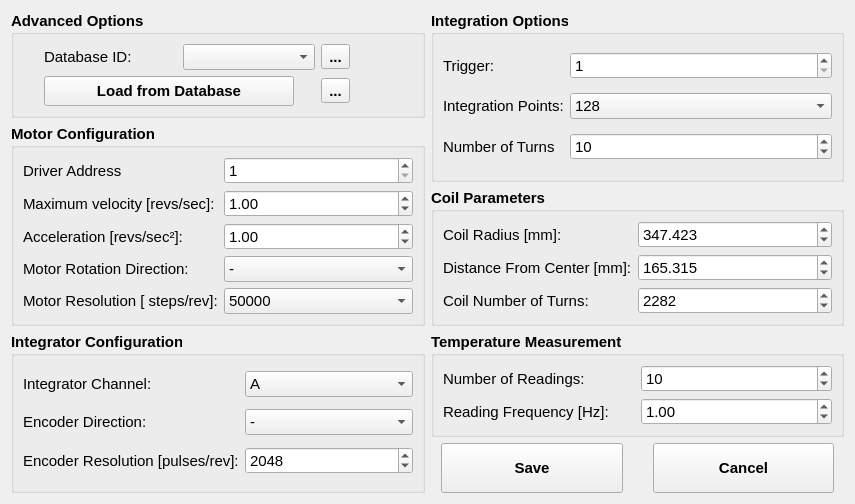
<?xml version="1.0" encoding="UTF-8"?>
<ui version="4.0">
 <class>wg_advanced_options</class>
 <widget class="QWidget" name="wg_advanced_options">
  <property name="geometry">
   <rect>
    <x>0</x>
    <y>0</y>
    <width>855</width>
    <height>498</height>
   </rect>
  </property>
  <property name="font">
   <font>
    <pointsize>11</pointsize>
   </font>
  </property>
  <property name="windowTitle">
   <string>Advanced Options</string>
  </property>
  <layout class="QGridLayout" name="gridLayout_4">
   <item row="0" column="0">
    <widget class="QGroupBox" name="gb_load">
     <property name="sizePolicy">
      <sizepolicy hsizetype="Preferred" vsizetype="Maximum">
       <horstretch>0</horstretch>
       <verstretch>0</verstretch>
      </sizepolicy>
     </property>
     <property name="font">
      <font>
       <weight>75</weight>
       <bold>true</bold>
      </font>
     </property>
     <property name="title">
      <string>Advanced Options</string>
     </property>
     <layout class="QGridLayout" name="gridLayout_10">
      <item row="2" column="0">
       <widget class="QPushButton" name="pbt_load_db">
        <property name="minimumSize">
         <size>
          <width>230</width>
          <height>30</height>
         </size>
        </property>
        <property name="maximumSize">
         <size>
          <width>250</width>
          <height>16777215</height>
         </size>
        </property>
        <property name="text">
         <string>Load from Database</string>
        </property>
       </widget>
      </item>
      <item row="0" column="0" colspan="2">
       <layout class="QHBoxLayout" name="horizontalLayout_2">
        <item>
         <widget class="QLabel" name="label_6">
          <property name="font">
           <font>
            <weight>50</weight>
            <bold>false</bold>
           </font>
          </property>
          <property name="text">
           <string>Database ID:</string>
          </property>
         </widget>
        </item>
        <item>
         <widget class="QComboBox" name="cmb_idn">
          <property name="font">
           <font>
            <weight>50</weight>
            <bold>false</bold>
           </font>
          </property>
         </widget>
        </item>
        <item>
         <widget class="QToolButton" name="tbt_update_idn">
          <property name="toolTip">
           <string>Update database IDs</string>
          </property>
          <property name="text">
           <string>...</string>
          </property>
          <property name="icon">
           <iconset>
            <normaloff>../../resources/img/refresh.svg</normaloff>../../resources/img/refresh.svg</iconset>
          </property>
          <property name="iconSize">
           <size>
            <width>24</width>
            <height>24</height>
           </size>
          </property>
         </widget>
        </item>
       </layout>
      </item>
      <item row="2" column="1">
       <widget class="QToolButton" name="tbt_save_db">
        <property name="toolTip">
         <string>Add configuration to database</string>
        </property>
        <property name="text">
         <string>...</string>
        </property>
        <property name="icon">
         <iconset>
          <normaloff>../../resources/img/database_plus.svg</normaloff>../../resources/img/database_plus.svg</iconset>
        </property>
        <property name="iconSize">
         <size>
          <width>24</width>
          <height>24</height>
         </size>
        </property>
       </widget>
      </item>
      <item row="2" column="2">
       <spacer name="horizontalSpacer">
        <property name="orientation">
         <enum>Qt::Horizontal</enum>
        </property>
        <property name="sizeType">
         <enum>QSizePolicy::Preferred</enum>
        </property>
        <property name="sizeHint" stdset="0">
         <size>
          <width>40</width>
          <height>20</height>
         </size>
        </property>
       </spacer>
      </item>
     </layout>
    </widget>
   </item>
   <item row="0" column="1" rowspan="2">
    <widget class="QGroupBox" name="gb_integration">
     <property name="font">
      <font>
       <weight>75</weight>
       <bold>true</bold>
      </font>
     </property>
     <property name="title">
      <string>Integration Options</string>
     </property>
     <layout class="QGridLayout" name="gridLayout">
      <item row="1" column="0">
       <widget class="QLabel" name="label_14">
        <property name="font">
         <font>
          <weight>50</weight>
          <bold>false</bold>
         </font>
        </property>
        <property name="text">
         <string>Integration Points:</string>
        </property>
       </widget>
      </item>
      <item row="0" column="1">
       <widget class="QSpinBox" name="sb_integration_trigger">
        <property name="sizePolicy">
         <sizepolicy hsizetype="Preferred" vsizetype="Fixed">
          <horstretch>0</horstretch>
          <verstretch>0</verstretch>
         </sizepolicy>
        </property>
        <property name="font">
         <font>
          <weight>50</weight>
          <bold>false</bold>
         </font>
        </property>
        <property name="minimum">
         <number>1</number>
        </property>
        <property name="maximum">
         <number>360000</number>
        </property>
       </widget>
      </item>
      <item row="2" column="1">
       <widget class="QSpinBox" name="sb_integration_nr_turns">
        <property name="sizePolicy">
         <sizepolicy hsizetype="Preferred" vsizetype="Fixed">
          <horstretch>0</horstretch>
          <verstretch>0</verstretch>
         </sizepolicy>
        </property>
        <property name="font">
         <font>
          <weight>50</weight>
          <bold>false</bold>
         </font>
        </property>
        <property name="maximum">
         <number>100</number>
        </property>
        <property name="value">
         <number>10</number>
        </property>
       </widget>
      </item>
      <item row="0" column="0">
       <widget class="QLabel" name="label_16">
        <property name="sizePolicy">
         <sizepolicy hsizetype="Maximum" vsizetype="Preferred">
          <horstretch>0</horstretch>
          <verstretch>0</verstretch>
         </sizepolicy>
        </property>
        <property name="font">
         <font>
          <weight>50</weight>
          <bold>false</bold>
         </font>
        </property>
        <property name="text">
         <string>Trigger:</string>
        </property>
       </widget>
      </item>
      <item row="2" column="0">
       <widget class="QLabel" name="label_15">
        <property name="font">
         <font>
          <weight>50</weight>
          <bold>false</bold>
         </font>
        </property>
        <property name="text">
         <string>Number of Turns</string>
        </property>
       </widget>
      </item>
      <item row="1" column="1">
       <widget class="QComboBox" name="cmb_integration_points">
        <property name="font">
         <font>
          <weight>50</weight>
          <bold>false</bold>
         </font>
        </property>
        <property name="currentIndex">
         <number>3</number>
        </property>
        <item>
         <property name="text">
          <string>16</string>
         </property>
        </item>
        <item>
         <property name="text">
          <string>32</string>
         </property>
        </item>
        <item>
         <property name="text">
          <string>64</string>
         </property>
        </item>
        <item>
         <property name="text">
          <string>128</string>
         </property>
        </item>
        <item>
         <property name="text">
          <string>256</string>
         </property>
        </item>
        <item>
         <property name="text">
          <string>512</string>
         </property>
        </item>
       </widget>
      </item>
     </layout>
    </widget>
   </item>
   <item row="1" column="0" rowspan="2">
    <widget class="QGroupBox" name="gb_motor">
     <property name="font">
      <font>
       <weight>75</weight>
       <bold>true</bold>
      </font>
     </property>
     <property name="title">
      <string>Motor Configuration</string>
     </property>
     <layout class="QGridLayout" name="gridLayout_5">
      <property name="verticalSpacing">
       <number>6</number>
      </property>
      <item row="0" column="0">
       <widget class="QLabel" name="label_5">
        <property name="font">
         <font>
          <weight>50</weight>
          <bold>false</bold>
         </font>
        </property>
        <property name="text">
         <string>Driver Address</string>
        </property>
       </widget>
      </item>
      <item row="0" column="1">
       <widget class="QSpinBox" name="sb_motor_driver_address">
        <property name="enabled">
         <bool>true</bool>
        </property>
        <property name="font">
         <font>
          <weight>50</weight>
          <bold>false</bold>
         </font>
        </property>
        <property name="minimum">
         <number>1</number>
        </property>
        <property name="maximum">
         <number>8</number>
        </property>
        <property name="value">
         <number>1</number>
        </property>
       </widget>
      </item>
      <item row="1" column="0">
       <widget class="QLabel" name="label_7">
        <property name="font">
         <font>
          <weight>50</weight>
          <bold>false</bold>
         </font>
        </property>
        <property name="text">
         <string>Maximum velocity [revs/sec]:</string>
        </property>
       </widget>
      </item>
      <item row="1" column="1">
       <widget class="QDoubleSpinBox" name="sbd_motor_velocity">
        <property name="font">
         <font>
          <weight>50</weight>
          <bold>false</bold>
         </font>
        </property>
        <property name="decimals">
         <number>2</number>
        </property>
        <property name="minimum">
         <double>0.010000000000000</double>
        </property>
        <property name="maximum">
         <double>50.000000000000000</double>
        </property>
        <property name="value">
         <double>1.000000000000000</double>
        </property>
       </widget>
      </item>
      <item row="2" column="0">
       <widget class="QLabel" name="label_8">
        <property name="font">
         <font>
          <weight>50</weight>
          <bold>false</bold>
         </font>
        </property>
        <property name="text">
         <string>Acceleration [revs/sec²]:</string>
        </property>
       </widget>
      </item>
      <item row="2" column="1">
       <widget class="QDoubleSpinBox" name="sbd_motor_acceleration">
        <property name="font">
         <font>
          <weight>50</weight>
          <bold>false</bold>
         </font>
        </property>
        <property name="decimals">
         <number>2</number>
        </property>
        <property name="minimum">
         <double>0.010000000000000</double>
        </property>
        <property name="maximum">
         <double>999.000000000000000</double>
        </property>
        <property name="value">
         <double>1.000000000000000</double>
        </property>
       </widget>
      </item>
      <item row="3" column="0">
       <widget class="QLabel" name="label_9">
        <property name="font">
         <font>
          <weight>50</weight>
          <bold>false</bold>
         </font>
        </property>
        <property name="text">
         <string>Motor Rotation Direction:</string>
        </property>
       </widget>
      </item>
      <item row="3" column="1">
       <widget class="QComboBox" name="cmb_motor_rotation_direction">
        <property name="enabled">
         <bool>true</bool>
        </property>
        <property name="font">
         <font>
          <weight>50</weight>
          <bold>false</bold>
         </font>
        </property>
        <property name="currentIndex">
         <number>1</number>
        </property>
        <item>
         <property name="text">
          <string>+</string>
         </property>
        </item>
        <item>
         <property name="text">
          <string>-</string>
         </property>
        </item>
       </widget>
      </item>
      <item row="4" column="0">
       <widget class="QLabel" name="label_10">
        <property name="font">
         <font>
          <weight>50</weight>
          <bold>false</bold>
         </font>
        </property>
        <property name="text">
         <string>Motor Resolution [ steps/rev]:</string>
        </property>
       </widget>
      </item>
      <item row="4" column="1">
       <widget class="QComboBox" name="cmb_motor_resolution">
        <property name="font">
         <font>
          <weight>50</weight>
          <bold>false</bold>
         </font>
        </property>
        <property name="currentIndex">
         <number>14</number>
        </property>
        <item>
         <property name="text">
          <string>200</string>
         </property>
        </item>
        <item>
         <property name="text">
          <string>400</string>
         </property>
        </item>
        <item>
         <property name="text">
          <string>1000</string>
         </property>
        </item>
        <item>
         <property name="text">
          <string>2000</string>
         </property>
        </item>
        <item>
         <property name="text">
          <string>5000</string>
         </property>
        </item>
        <item>
         <property name="text">
          <string>10000</string>
         </property>
        </item>
        <item>
         <property name="text">
          <string>12800</string>
         </property>
        </item>
        <item>
         <property name="text">
          <string>18000</string>
         </property>
        </item>
        <item>
         <property name="text">
          <string>20000</string>
         </property>
        </item>
        <item>
         <property name="text">
          <string>21600</string>
         </property>
        </item>
        <item>
         <property name="text">
          <string>25000</string>
         </property>
        </item>
        <item>
         <property name="text">
          <string>25400</string>
         </property>
        </item>
        <item>
         <property name="text">
          <string>25600</string>
         </property>
        </item>
        <item>
         <property name="text">
          <string>36000</string>
         </property>
        </item>
        <item>
         <property name="text">
          <string>50000</string>
         </property>
        </item>
        <item>
         <property name="text">
          <string>50800</string>
         </property>
        </item>
        <item>
         <property name="text">
          <string>278528</string>
         </property>
        </item>
        <item>
         <property name="text">
          <string>425984</string>
         </property>
        </item>
        <item>
         <property name="text">
          <string>507904</string>
         </property>
        </item>
        <item>
         <property name="text">
          <string>614400</string>
         </property>
        </item>
        <item>
         <property name="text">
          <string>655360</string>
         </property>
        </item>
        <item>
         <property name="text">
          <string>819200</string>
         </property>
        </item>
        <item>
         <property name="text">
          <string>1024000</string>
         </property>
        </item>
       </widget>
      </item>
     </layout>
    </widget>
   </item>
   <item row="2" column="1">
    <widget class="QGroupBox" name="gb_coil">
     <property name="font">
      <font>
       <weight>75</weight>
       <bold>true</bold>
      </font>
     </property>
     <property name="title">
      <string>Coil Parameters</string>
     </property>
     <layout class="QGridLayout" name="gridLayout_2">
      <item row="0" column="0">
       <widget class="QLabel" name="label_18">
        <property name="sizePolicy">
         <sizepolicy hsizetype="Maximum" vsizetype="Preferred">
          <horstretch>0</horstretch>
          <verstretch>0</verstretch>
         </sizepolicy>
        </property>
        <property name="font">
         <font>
          <weight>50</weight>
          <bold>false</bold>
         </font>
        </property>
        <property name="text">
         <string>Coil Radius [mm]:</string>
        </property>
       </widget>
      </item>
      <item row="0" column="1">
       <widget class="QDoubleSpinBox" name="sbd_coil_radius">
        <property name="sizePolicy">
         <sizepolicy hsizetype="Preferred" vsizetype="Fixed">
          <horstretch>0</horstretch>
          <verstretch>0</verstretch>
         </sizepolicy>
        </property>
        <property name="font">
         <font>
          <weight>50</weight>
          <bold>false</bold>
         </font>
        </property>
        <property name="decimals">
         <number>3</number>
        </property>
        <property name="maximum">
         <double>10000.000000000000000</double>
        </property>
        <property name="value">
         <double>347.423000000000002</double>
        </property>
       </widget>
      </item>
      <item row="1" column="0">
       <widget class="QLabel" name="label_24">
        <property name="font">
         <font>
          <weight>50</weight>
          <bold>false</bold>
         </font>
        </property>
        <property name="text">
         <string>Distance From Center [mm]:</string>
        </property>
       </widget>
      </item>
      <item row="1" column="1">
       <widget class="QDoubleSpinBox" name="sbd_coil_distance_center">
        <property name="sizePolicy">
         <sizepolicy hsizetype="Preferred" vsizetype="Fixed">
          <horstretch>0</horstretch>
          <verstretch>0</verstretch>
         </sizepolicy>
        </property>
        <property name="font">
         <font>
          <weight>50</weight>
          <bold>false</bold>
         </font>
        </property>
        <property name="decimals">
         <number>3</number>
        </property>
        <property name="maximum">
         <double>10000.000000000000000</double>
        </property>
        <property name="value">
         <double>165.314999999999998</double>
        </property>
       </widget>
      </item>
      <item row="2" column="1">
       <widget class="QSpinBox" name="sb_coil_turns">
        <property name="sizePolicy">
         <sizepolicy hsizetype="Preferred" vsizetype="Fixed">
          <horstretch>0</horstretch>
          <verstretch>0</verstretch>
         </sizepolicy>
        </property>
        <property name="font">
         <font>
          <weight>50</weight>
          <bold>false</bold>
         </font>
        </property>
        <property name="minimum">
         <number>1</number>
        </property>
        <property name="maximum">
         <number>1000000</number>
        </property>
        <property name="value">
         <number>2282</number>
        </property>
       </widget>
      </item>
      <item row="2" column="0">
       <widget class="QLabel" name="label_25">
        <property name="font">
         <font>
          <weight>50</weight>
          <bold>false</bold>
         </font>
        </property>
        <property name="text">
         <string>Coil Number of Turns:</string>
        </property>
       </widget>
      </item>
     </layout>
    </widget>
   </item>
   <item row="3" column="1">
    <widget class="QGroupBox" name="gb_temperature">
     <property name="font">
      <font>
       <weight>75</weight>
       <bold>true</bold>
      </font>
     </property>
     <property name="title">
      <string>Temperature Measurement</string>
     </property>
     <layout class="QGridLayout" name="gridLayout_3">
      <item row="1" column="1">
       <widget class="QDoubleSpinBox" name="sbd_temperature_reading_frequency">
        <property name="font">
         <font>
          <weight>50</weight>
          <bold>false</bold>
         </font>
        </property>
        <property name="decimals">
         <number>2</number>
        </property>
        <property name="maximum">
         <double>50.000000000000000</double>
        </property>
        <property name="value">
         <double>1.000000000000000</double>
        </property>
       </widget>
      </item>
      <item row="0" column="0">
       <widget class="QLabel" name="label_19">
        <property name="font">
         <font>
          <weight>50</weight>
          <bold>false</bold>
         </font>
        </property>
        <property name="text">
         <string>Number of Readings:</string>
        </property>
       </widget>
      </item>
      <item row="0" column="1">
       <widget class="QSpinBox" name="sb_temperature_nr_readings">
        <property name="font">
         <font>
          <weight>50</weight>
          <bold>false</bold>
         </font>
        </property>
        <property name="value">
         <number>10</number>
        </property>
       </widget>
      </item>
      <item row="1" column="0">
       <widget class="QLabel" name="label_20">
        <property name="font">
         <font>
          <weight>50</weight>
          <bold>false</bold>
         </font>
        </property>
        <property name="text">
         <string>Reading Frequency [Hz]:</string>
        </property>
       </widget>
      </item>
     </layout>
    </widget>
   </item>
   <item row="4" column="1">
    <layout class="QHBoxLayout" name="horizontalLayout">
     <property name="spacing">
      <number>30</number>
     </property>
     <property name="leftMargin">
      <number>10</number>
     </property>
     <property name="rightMargin">
      <number>10</number>
     </property>
     <item>
      <widget class="QPushButton" name="pbt_save">
       <property name="sizePolicy">
        <sizepolicy hsizetype="Preferred" vsizetype="Fixed">
         <horstretch>0</horstretch>
         <verstretch>0</verstretch>
        </sizepolicy>
       </property>
       <property name="minimumSize">
        <size>
         <width>0</width>
         <height>50</height>
        </size>
       </property>
       <property name="font">
        <font>
         <weight>75</weight>
         <bold>true</bold>
        </font>
       </property>
       <property name="text">
        <string>Save</string>
       </property>
      </widget>
     </item>
     <item>
      <widget class="QPushButton" name="pbt_cancel">
       <property name="sizePolicy">
        <sizepolicy hsizetype="Preferred" vsizetype="Fixed">
         <horstretch>0</horstretch>
         <verstretch>0</verstretch>
        </sizepolicy>
       </property>
       <property name="minimumSize">
        <size>
         <width>0</width>
         <height>50</height>
        </size>
       </property>
       <property name="font">
        <font>
         <weight>75</weight>
         <bold>true</bold>
        </font>
       </property>
       <property name="text">
        <string>Cancel</string>
       </property>
      </widget>
     </item>
    </layout>
   </item>
   <item row="3" column="0" rowspan="2">
    <widget class="QGroupBox" name="gb_integrator">
     <property name="font">
      <font>
       <weight>75</weight>
       <bold>true</bold>
      </font>
     </property>
     <property name="title">
      <string>Integrator Configuration</string>
     </property>
     <layout class="QGridLayout" name="gridLayout_6">
      <item row="0" column="0">
       <widget class="QLabel" name="label_11">
        <property name="font">
         <font>
          <weight>50</weight>
          <bold>false</bold>
         </font>
        </property>
        <property name="text">
         <string>Integrator Channel:</string>
        </property>
       </widget>
      </item>
      <item row="0" column="1">
       <widget class="QComboBox" name="cmb_integrator_channel">
        <property name="enabled">
         <bool>true</bool>
        </property>
        <property name="font">
         <font>
          <weight>50</weight>
          <bold>false</bold>
         </font>
        </property>
        <item>
         <property name="text">
          <string>A</string>
         </property>
        </item>
        <item>
         <property name="text">
          <string>B</string>
         </property>
        </item>
        <item>
         <property name="text">
          <string>*</string>
         </property>
        </item>
       </widget>
      </item>
      <item row="1" column="0">
       <widget class="QLabel" name="label_12">
        <property name="font">
         <font>
          <weight>50</weight>
          <bold>false</bold>
         </font>
        </property>
        <property name="text">
         <string>Encoder Direction:</string>
        </property>
       </widget>
      </item>
      <item row="1" column="1">
       <widget class="QComboBox" name="cmb_integrator_encoder_direction">
        <property name="enabled">
         <bool>true</bool>
        </property>
        <property name="font">
         <font>
          <weight>50</weight>
          <bold>false</bold>
         </font>
        </property>
        <property name="currentIndex">
         <number>1</number>
        </property>
        <item>
         <property name="text">
          <string>+</string>
         </property>
        </item>
        <item>
         <property name="text">
          <string>-</string>
         </property>
        </item>
       </widget>
      </item>
      <item row="2" column="0">
       <widget class="QLabel" name="label_13">
        <property name="font">
         <font>
          <weight>50</weight>
          <bold>false</bold>
         </font>
        </property>
        <property name="text">
         <string>Encoder Resolution [pulses/rev]:</string>
        </property>
       </widget>
      </item>
      <item row="2" column="1">
       <widget class="QSpinBox" name="sb_integrator_encoder_resolution">
        <property name="font">
         <font>
          <weight>50</weight>
          <bold>false</bold>
         </font>
        </property>
        <property name="minimum">
         <number>1</number>
        </property>
        <property name="maximum">
         <number>360000</number>
        </property>
        <property name="value">
         <number>2048</number>
        </property>
       </widget>
      </item>
     </layout>
    </widget>
   </item>
  </layout>
 </widget>
 <resources/>
 <connections/>
</ui>
